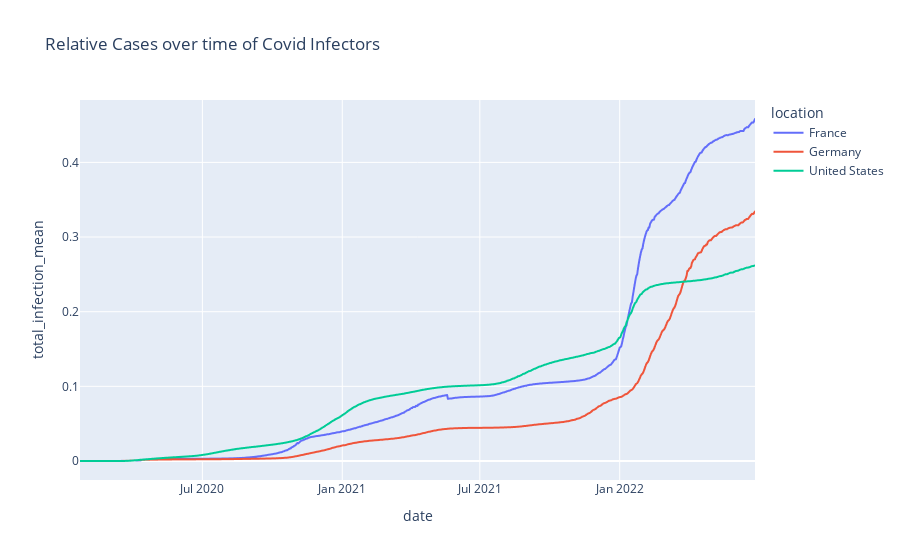

Write notebook code for a chart like this one.
### Code cell
# Absolute COVID Cases over a Population Size
Rel_Cases=px.line(df_list, x= "date", y= "total_infection_mean",color='location', title= "Relative Cases over time of Covid Infectors")
Rel_Cases.show()

### Figure 1 — Plotly figure (JSON) as saved in the notebook; plotly's stock layout.template omitted (floating-point values rounded to 4 significant figures; data arrays with more than 128 entries replaced by an {"elided": "..."} marker saying what was removed)
{"data": [{"hovertemplate": "location=France<br>date=%{x}<br>total_infection_mean=%{y}<extra></extra>", "legendgroup": "France", "line": {"color": "#636efa", "dash": "solid"}, "marker": {"symbol": "circle"}, "mode": "lines", "name": "France", "showlegend": true, "type": "scattergl", "x": {"elided": "887 str values"}, "xaxis": "x", "y": {"elided": "887 float values"}, "yaxis": "y"}, {"hovertemplate": "location=Germany<br>date=%{x}<br>total_infection_mean=%{y}<extra></extra>", "legendgroup": "Germany", "line": {"color": "#EF553B", "dash": "solid"}, "marker": {"symbol": "circle"}, "mode": "lines", "name": "Germany", "showlegend": true, "type": "scattergl", "x": {"elided": "884 str values"}, "xaxis": "x", "y": {"elided": "884 float values"}, "yaxis": "y"}, {"hovertemplate": "location=United States<br>date=%{x}<br>total_infection_mean=%{y}<extra></extra>", "legendgroup": "United States", "line": {"color": "#00cc96", "dash": "solid"}, "marker": {"symbol": "circle"}, "mode": "lines", "name": "United States", "showlegend": true, "type": "scattergl", "x": {"elided": "889 str values"}, "xaxis": "x", "y": {"elided": "889 float values"}, "yaxis": "y"}], "layout": {"legend": {"title": {"text": "location"}, "tracegroupgap": 0}, "title": {"text": "Relative Cases over time of Covid Infectors"}, "xaxis": {"anchor": "y", "domain": [0, 1], "title": {"text": "date"}}, "yaxis": {"anchor": "x", "domain": [0, 1], "title": {"text": "total_infection_mean"}}}}
